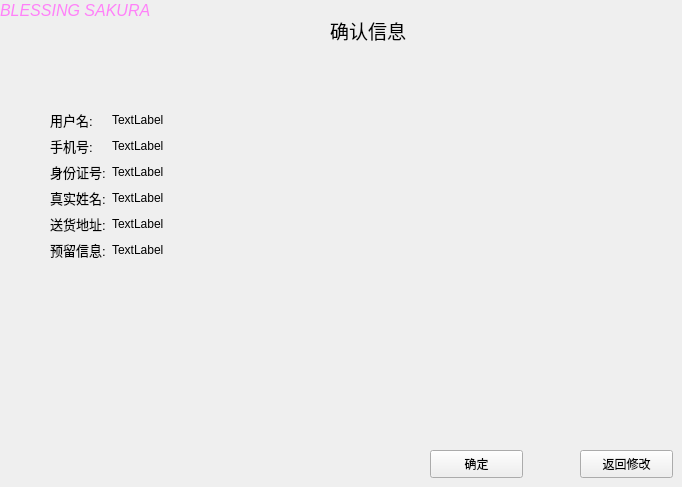
    <widget class="QWidget" name="page_5">
     <widget class="QLabel" name="label_22">
      <property name="geometry">
       <rect>
        <x>330</x>
        <y>10</y>
        <width>91</width>
        <height>41</height>
       </rect>
      </property>
      <property name="text">
       <string>&lt;html&gt;&lt;head/&gt;&lt;body&gt;&lt;p&gt;&lt;span style=&quot; font-size:14pt;&quot;&gt;确认信息&lt;/span&gt;&lt;/p&gt;&lt;/body&gt;&lt;/html&gt;</string>
      </property>
     </widget>
     <widget class="QPushButton" name="pushButton_6">
      <property name="geometry">
       <rect>
        <x>430</x>
        <y>450</y>
        <width>93</width>
        <height>28</height>
       </rect>
      </property>
      <property name="text">
       <string>确定</string>
      </property>
     </widget>
     <widget class="QPushButton" name="pushButton_7">
      <property name="geometry">
       <rect>
        <x>580</x>
        <y>450</y>
        <width>93</width>
        <height>28</height>
       </rect>
      </property>
      <property name="text">
       <string>返回修改</string>
      </property>
     </widget>
     <widget class="QLabel" name="label_39">
      <property name="geometry">
       <rect>
        <x>0</x>
        <y>-10</y>
        <width>171</width>
        <height>41</height>
       </rect>
      </property>
      <property name="text">
       <string>&lt;html&gt;&lt;head/&gt;&lt;body&gt;&lt;p&gt;&lt;span style=&quot; font-size:12pt; font-style:italic; color:#ff81f9;&quot;&gt;BLESSING SAKURA&lt;/span&gt;&lt;/p&gt;&lt;/body&gt;&lt;/html&gt;</string>
      </property>
     </widget>
     <widget class="QWidget" name="formLayoutWidget">
      <property name="geometry">
       <rect>
        <x>50</x>
        <y>110</y>
        <width>581</width>
        <height>311</height>
       </rect>
      </property>
      <layout class="QFormLayout" name="formLayout">
       <item row="0" column="0">
        <widget class="QLabel" name="label_24">
         <property name="text">
          <string>&lt;html&gt;&lt;head/&gt;&lt;body&gt;&lt;p&gt;&lt;span style=&quot; font-size:10pt;&quot;&gt;用户名:&lt;/span&gt;&lt;/p&gt;&lt;/body&gt;&lt;/html&gt;</string>
         </property>
        </widget>
       </item>
       <item row="0" column="1">
        <widget class="QLabel" name="label_31">
         <property name="text">
          <string>TextLabel</string>
         </property>
        </widget>
       </item>
       <item row="1" column="0">
        <widget class="QLabel" name="label_26">
         <property name="text">
          <string>&lt;html&gt;&lt;head/&gt;&lt;body&gt;&lt;p&gt;&lt;span style=&quot; font-size:10pt;&quot;&gt;手机号:&lt;/span&gt;&lt;/p&gt;&lt;/body&gt;&lt;/html&gt;</string>
         </property>
        </widget>
       </item>
       <item row="1" column="1">
        <widget class="QLabel" name="label_32">
         <property name="text">
          <string>TextLabel</string>
         </property>
        </widget>
       </item>
       <item row="2" column="0">
        <widget class="QLabel" name="label_25">
         <property name="text">
          <string>&lt;html&gt;&lt;head/&gt;&lt;body&gt;&lt;p&gt;&lt;span style=&quot; font-size:10pt;&quot;&gt;身份证号:&lt;/span&gt;&lt;/p&gt;&lt;/body&gt;&lt;/html&gt;</string>
         </property>
        </widget>
       </item>
       <item row="2" column="1">
        <widget class="QLabel" name="label_33">
         <property name="text">
          <string>TextLabel</string>
         </property>
        </widget>
       </item>
       <item row="3" column="0">
        <widget class="QLabel" name="label_23">
         <property name="text">
          <string>&lt;html&gt;&lt;head/&gt;&lt;body&gt;&lt;p&gt;&lt;span style=&quot; font-size:10pt;&quot;&gt;真实姓名:&lt;/span&gt;&lt;/p&gt;&lt;/body&gt;&lt;/html&gt;</string>
         </property>
        </widget>
       </item>
       <item row="3" column="1">
        <widget class="QLabel" name="label_34">
         <property name="text">
          <string>TextLabel</string>
         </property>
        </widget>
       </item>
       <item row="4" column="0">
        <widget class="QLabel" name="label_28">
         <property name="text">
          <string>&lt;html&gt;&lt;head/&gt;&lt;body&gt;&lt;p&gt;&lt;span style=&quot; font-size:10pt;&quot;&gt;送货地址:&lt;/span&gt;&lt;/p&gt;&lt;/body&gt;&lt;/html&gt;</string>
         </property>
        </widget>
       </item>
       <item row="4" column="1">
        <widget class="QLabel" name="label_35">
         <property name="text">
          <string>TextLabel</string>
         </property>
        </widget>
       </item>
       <item row="5" column="0">
        <widget class="QLabel" name="label_27">
         <property name="text">
          <string>&lt;html&gt;&lt;head/&gt;&lt;body&gt;&lt;p&gt;&lt;span style=&quot; font-size:10pt;&quot;&gt;预留信息:&lt;/span&gt;&lt;/p&gt;&lt;/body&gt;&lt;/html&gt;</string>
         </property>
        </widget>
       </item>
       <item row="5" column="1">
        <widget class="QLabel" name="label_36">
         <property name="text">
          <string>TextLabel</string>
         </property>
        </widget>
       </item>
      </layout>
     </widget>
    </widget>
